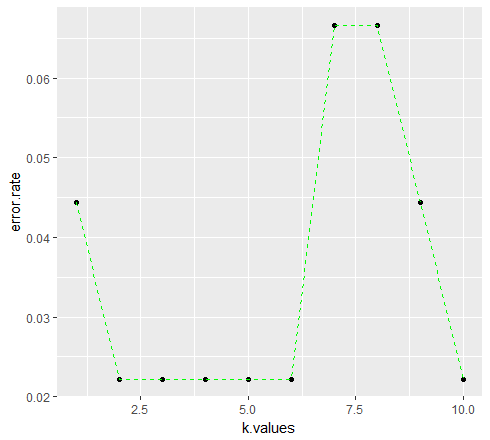

This figure's R source:
library(ISLR)
#Creating a data frame of the Iris Dataset
df <- iris

#Prinint the variance of each column
print(var(df[,1]))
print(var(df[,2]))
print(var(df[,3]))
print(var(df[,4]))

#Scaling all the 4 attributes
scaled.df <- scale(df[1:4])

#Printing the variance after scaling 
print(var(scaled.df[,1]))
print(var(scaled.df[,2]))
print(var(scaled.df[,3]))
print(var(scaled.df[,4]))

#Binding the class attribute to the scaled data frame
iris_df <- cbind(scaled.df, df[5])

#Importing caTools to split the data and setting random seed
library(caTools)
set.seed(101)

#Spliting the data on the class variable with a 0.7 ratio
#and storing it in train and test 
sample <- sample.split(iris_df$Species, SplitRatio = 0.7)
train <- subset(iris_df, sample == T)
test <- subset(iris_df, sample == F)

library(class)

#Applying knn to the data and storing the predicted value
predicted.species <- knn(train[1:4], test[1:4], train[,5], k = 1)
print(predicted.species)

#Checking the prediction error rate
print(mean(test$Species != predicted.species))

#Choosing the correct value for k

predicted.value <- NULL
error.rate <- NULL

for (i in 1:10){
  set.seed(101)
  predicted.value <- knn(train[1:4], test[1:4], train$Species, k = i)
  error.rate[i] <- mean(predicted.value != test$Species) 
}
print(error.rate)

#Plotting the values of k vs error rates (elbow method)
library(ggplot2)
k.values <- 1:10
error.df <- data.frame(error.rate, k.values)
pl <- ggplot(error.df, aes(x = k.values, y = error.rate)) + geom_point()+ geom_line(lty = 2, color = 'green')
print(pl)
